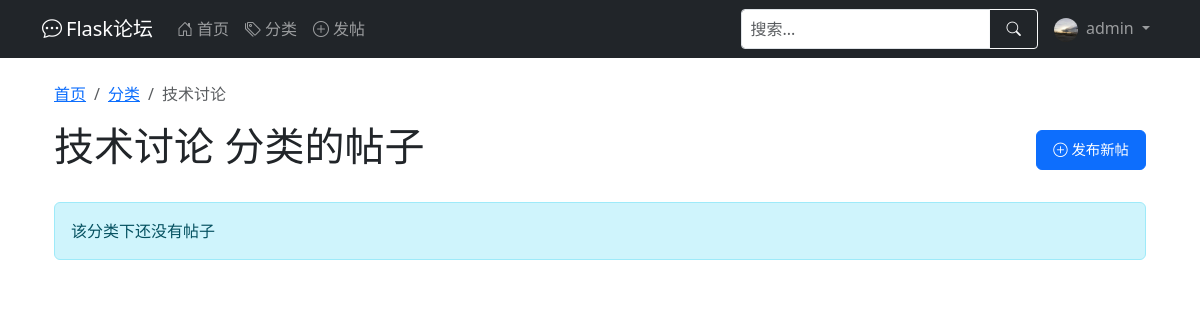
The page /category/1 (signed in) on the database as committed earlier.
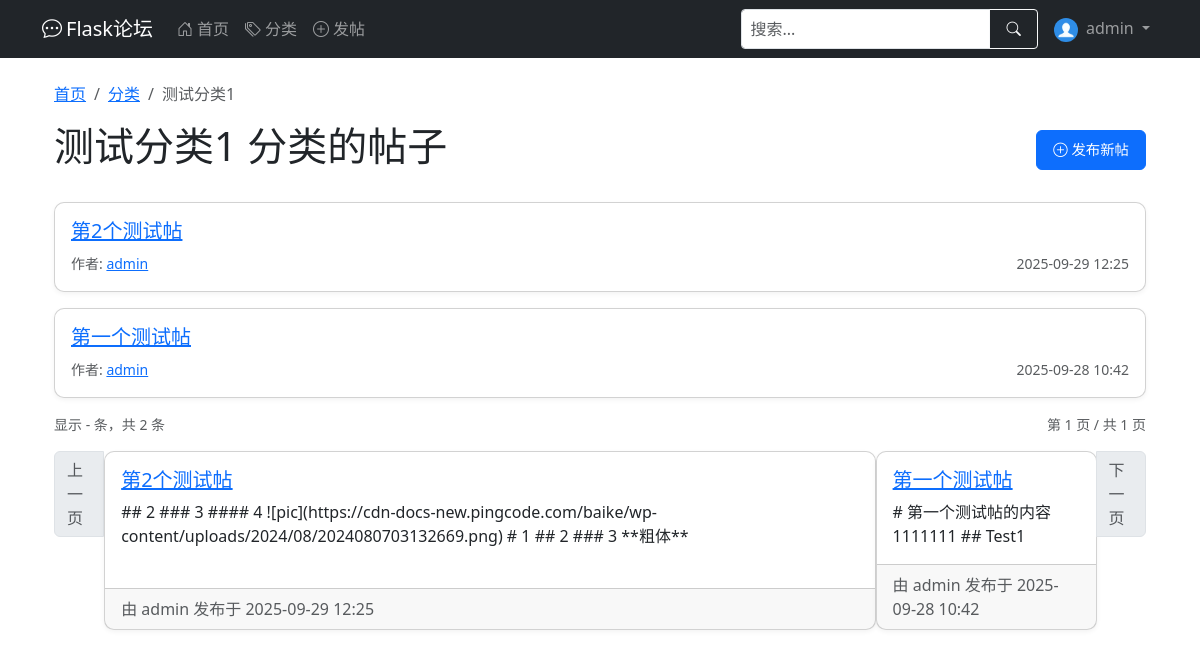
The same page on the database as committed later.
### app/models.py (models this page shows, shortened)
class User(UserMixin, db.Model):
    __tablename__ = 'user'
    id = db.Column(db.Integer, primary_key=True)
    username = db.Column(db.String(64), index=True, unique=True, nullable=False)
    email = db.Column(db.String(120), index=True, unique=True, nullable=False)
    password_hash = db.Column(db.String(128), nullable=False)
    created_at = db.Column(db.DateTime, default=datetime.utcnow)
    last_seen = db.Column(db.DateTime, default=datetime.utcnow)
    about_me = db.Column(db.Text)
    avatar = db.Column(db.String(120), default='default.jpg')  # 头像
    permissions = db.Column(db.Integer, default=Permissions.USER)
    posts = db.relationship('Post', backref='author', lazy='dynamic')  # 在Post处能查到作者，用法：Post.author
    def avatar_url(self):
        return url_for('static', filename=f'profile_pics/{self.avatar}', _external=True)

class Category(db.Model):
    __tablename__ = 'category'
    id = db.Column(db.Integer, primary_key=True)
    name = db.Column(db.String(50), unique=True, nullable=False)
    posts = db.relationship('Post', backref='category', lazy=True)  # 从Post里能查到分类,Post.category

class Post(db.Model):
    __tablename__ = 'post'
    id = db.Column(db.Integer, primary_key=True)
    title = db.Column(db.String(100), nullable=False)
    content = db.Column(db.Text, nullable=False)
    created_at = db.Column(db.DateTime, default=datetime.utcnow)
    last_updated = db.Column(db.DateTime, default=datetime.utcnow, onupdate=datetime.utcnow)
    views = db.Column(db.Integer, default=0)  # 浏览量
    user_id = db.Column(db.Integer, db.ForeignKey('user.id'), nullable=False)  # 对应user.id
    category_id = db.Column(db.Integer, db.ForeignKey('category.id'))  # 对应category.id
    comments = db.relationship('Comment', backref='post', lazy='select')  # post.comment查到所有评论
    _comment_count = db.Column('comment_count', db.Integer, default=0)
    @property
    def comment_count(self):
        return self._comment_count
    @comment_count.setter
    def comment_count(self, value):
        self._comment_count = value

### app/routes.py (the view)
@main.route('/category/<int:category_id>')
def category_posts(category_id):
    category = Category.query.get_or_404(category_id)
    page = request.args.get('page', 1, type=int)
    per_page = current_app.config.get('POSTS_PER_PAGE', 10)
    query = base_posts_query().filter(Post.category_id == category.id)
    query = query.order_by(Post.created_at.desc())
    pagination = query.paginate(page=page, per_page=per_page)
    posts = create_posts_with_comment_count(pagination=pagination, category=category)
    return render_template('category_posts.html', category=category, posts=posts)

### app/models.py (called while the page is built)
@login_manager.user_loader
def load_user(user_id):
    return User.query.get(int(user_id))

### app/utils.py (called while the page is built)
def create_posts_with_comment_count(pagination, category=None):
    posts = []
    for post, comment_count_val in pagination.items:
        new_post = Post(
            id=post.id,
            title=post.title,
            content=post.content,
            created_at=post.created_at,
            last_updated=post.last_updated,
            views=post.views,
            user_id=post.user_id,
            category_id=post.category_id,
            _comment_count=comment_count_val,
            author=post.author
        )
        new_post.category = category or post.category
        posts.append(new_post)
    return CustomPagination(
        items=posts,
        page=pagination.page,
        per_page=pagination.per_page,
        total=pagination.total
    )

### app/templates/category_posts.html (shortened to what this page needs)
{% extends "base.html" %}
{% import "_pagination.html" as pagination %}
{% block content %}
<div class="container mt-4">
    <nav aria-label="breadcrumb">
        <ol class="breadcrumb">
            <li class="breadcrumb-item"><a href="{{ url_for('main.index') }}">首页</a></li>
            <li class="breadcrumb-item"><a href="{{ url_for('main.list_categories') }}">分类</a></li>
            <li class="breadcrumb-item active" aria-current="page">{{ category.name }}</li>
        </ol>
    </nav>
    <div class="d-flex justify-content-between align-items-center mb-4">
        <h1>{{ category.name }} 分类的帖子</h1>
        {% if current_user.is_authenticated %}
        <a href="{{ url_for('main.create_post') }}" class="btn btn-primary">
            <i class="bi bi-plus-circle"></i> 发布新帖
        </a>
        {% endif %}
    </div>
    {% if posts.items %}
    {% for post in posts.items %}
    <div class="card mb-3">
        <div class="card-body">
            <h5 class="card-title">
                <a href="{{ url_for('main.post_detail', post_id=post.id) }}">
                    {{ post.title }}
                </a>
            </h5>
            <div class="d-flex justify-content-between">
                <div>
                    <small class="text-muted">
                        作者: <a href="{{ url_for('main.user_profile', username=post.author.username) }}">
                        {{ post.author.username }}
                    </a>
                    </small>
                </div>
                <div>
                    <small class="text-muted">
                        {{ post.created_at.strftime('%Y-%m-%d %H:%M') }}
                    </small>
                </div>
            </div>
        </div>
    </div>
    {% endfor %}
    <div class="d-flex justify-content-between align-items-center mb-3">
        <small class="text-muted">
            显示 {{ posts.first }} - {{ posts.last }} 条，共 {{ posts.total }} 条
        </small>
        <small class="text-muted">
            第 {{ posts.page }} 页 / 共 {{ posts.pages }} 页
        </small>
    </div>
    <nav aria-label="Page navigation">
        <ul class="pagination justify-content-center">
            <li class="page-item {% if not posts.has_prev %}disabled{% endif %}">
                <a class="page-link"
                   href="{{ url_for('main.category_posts', category_id=category.id, page=posts.prev_num) }}">
                    上一页
                </a>
            </li>
            {% for post in posts.items %}
            <div class="card mb-3">
                <div class="card-body">
                    <h5 class="card-title">
                        <a href="{{ url_for('main.post_detail', post_id=post.id) }}">
                            {{ post.title }}
                        </a>
                    </h5>
                    <p class="card-text">{{ post.content|truncate(200) }}</p>
                </div>
                <div class="card-footer text-muted">
                    由 {{ post.author.username }} 发布于 {{ post.created_at.strftime('%Y-%m-%d %H:%M') }}
                </div>
            </div>
            {% endfor %}
            <li class="page-item {% if not posts.has_next %}disabled{% endif %}">
                <a class="page-link"
                   href="{{ url_for('main.category_posts', category_id=category.id, page=posts.next_num) }}">
                    下一页
                </a>
            </li>
        </ul>
    </nav>
    {% else %}
    <div class="alert alert-info">
        该分类下还没有帖子
    </div>
    {% endif %}
</div>
{% endblock %}

### app/templates/base.html (shortened to what this page needs)
<!DOCTYPE html>
<html lang="zh" data-bs-theme="auto">
<head>
    <link href="/static/css/bootstrap.min.css" rel="stylesheet">
    <link rel="stylesheet" href="/static/css/bootstrap-icons.css">
</head>
<body>
<nav class="navbar navbar-expand-lg navbar-dark bg-dark desktop-nav">
    <div class="container">
        <a class="navbar-brand" href="{{ url_for('main.index') }}">
            <i class="bi bi-chat-dots me-1"></i>Flask论坛
        </a>
        <div class="collapse navbar-collapse" id="mainNavbar">
            <ul class="navbar-nav me-auto">
                <li class="nav-item">
                    <a class="nav-link" href="{{ url_for('main.index') }}">
                        <i class="bi bi-house-door me-1"></i>首页
                    </a>
                </li>
                <li class="nav-item">
                    <a class="nav-link" href="{{ url_for('main.list_categories') }}">
                        <i class="bi bi-tags me-1"></i>分类
                    </a>
                </li>
                <li class="nav-item">
                    <a class="nav-link" href="{{ url_for('main.create_post') }}">
                        <i class="bi bi-plus-circle me-1"></i>发帖
                    </a>
                </li>
            </ul>
            <form class="d-flex me-2 my-2 my-lg-0" action="{{ url_for('main.index') }}" method="get">
                <div class="input-group">
                    <input type="search" name="q" class="form-control form-control-sm" placeholder="搜索..."
                           aria-label="搜索" value="{{ request.args.get('q', '') }}">
                    <button class="btn btn-outline-light btn-sm" type="submit">
                        <i class="bi bi-search"></i>
                    </button>
                </div>
            </form>
            <ul class="navbar-nav">
                {% if current_user.is_authenticated %}
                <li class="nav-item dropdown">
                    <a class="nav-link dropdown-toggle" href="#" id="userDropdown" role="button"
                       data-bs-toggle="dropdown" aria-expanded="false">
                        <img src="{{ current_user.avatar_url() }}" class="rounded-circle me-1" width="24" height="24"
                             alt="头像">
                        {{ current_user.username }}
                    </a>
                </li>
                {% endif %}
            </ul>
        </div>
    </div>
</nav>
<main class="container mt-3 mb-5">
    {% block content %}{% endblock %}
</main>
</body>
</html>

Rows that differ between the two databases and show on the page:
changed User "admin": avatar_url: picture removed, a placeholder shows
changed Category: name "技术讨论" → "测试分类1"
now on this page (row edited): Post: title "第2个测试帖", author.username "admin", created_at "2025-09-29 12:25", content "## 2 ### 3 #### 4 ![pic](https://cdn-docs-new.pingcode.com/baike/wp-content/uploads/2024/08/2024080703132669.png) # 1 ## 2 ### 3 **粗体**"
now on this page (row edited): Post: title "第一个测试帖", author.username "admin", created_at "2025-09-28 10:42", content "# 第一个测试帖的内容1111111 ## Test1"
Other text that changed with them:
{{ posts.total }}: (not shown) → "2"
{{ posts.page }}: (not shown) → "1"
{{ posts.pages }}: (not shown) → "1"
text no longer shown: "该分类下还没有帖子"
text now shown: "显示 - 条，共 条 第 页 / 共 页 上一页 下一页"
